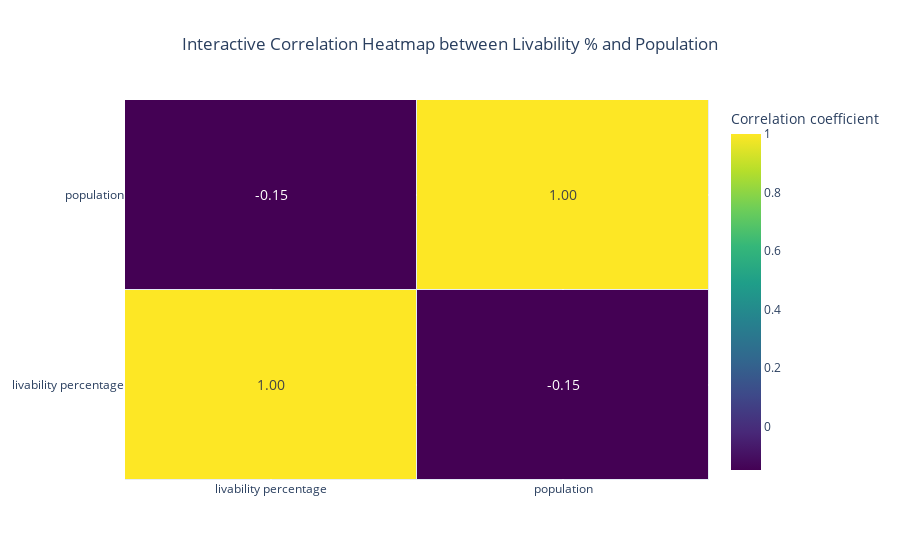

The cell this chart's notebook holds for it:
### Markdown cell above
Visualisation and corelation calculation

### Code cell
# Calculate correlation matrix
corr_matrix = analysis_df[['livability percentage', 'population']].corr()

# Create an interactive heatmap using Plotly
heatmap_fig = go.Figure(data=go.Heatmap(
    z=corr_matrix.values,
    x=corr_matrix.columns,
    y=corr_matrix.columns,
    xgap=1, ygap=1,
    colorscale='Viridis',
    colorbar_title='Correlation coefficient',
    text=corr_matrix.values,
    texttemplate="%{text:.2f}",  # Format the text to two decimal places
    textfont={"size": 14}  # Adjust the font size if needed
))

heatmap_fig.update_layout(title_text='Interactive Correlation Heatmap between Livability % and Population', title_x=0.5)

# Show the plot
heatmap_fig.show()

### Figure 1 — Plotly figure (JSON) as saved in the notebook; plotly's stock layout.template omitted (floating-point values rounded to 4 significant figures)
{"data": [{"colorbar": {"title": {"text": "Correlation coefficient"}}, "colorscale": [[0, "#440154"], [0.1111, "#482878"], [0.2222, "#3e4989"], [0.3333, "#31688e"], [0.4444, "#26828e"], [0.5556, "#1f9e89"], [0.6667, "#35b779"], [0.7778, "#6ece58"], [0.8889, "#b5de2b"], [1, "#fde725"]], "text": [[1, -0.1484], [-0.1484, 1]], "textfont": {"size": 14}, "texttemplate": "%{text:.2f}", "type": "heatmap", "x": ["livability percentage", "population"], "xgap": 1, "y": ["livability percentage", "population"], "ygap": 1, "z": [[1, -0.1484], [-0.1484, 1]]}], "layout": {"autosize": true, "title": {"text": "Interactive Correlation Heatmap between Livability % and Population", "x": 0.5}, "xaxis": {"autorange": true, "range": [-0.5, 1.5], "type": "category"}, "yaxis": {"autorange": true, "range": [-0.5, 1.5], "type": "category"}}}
